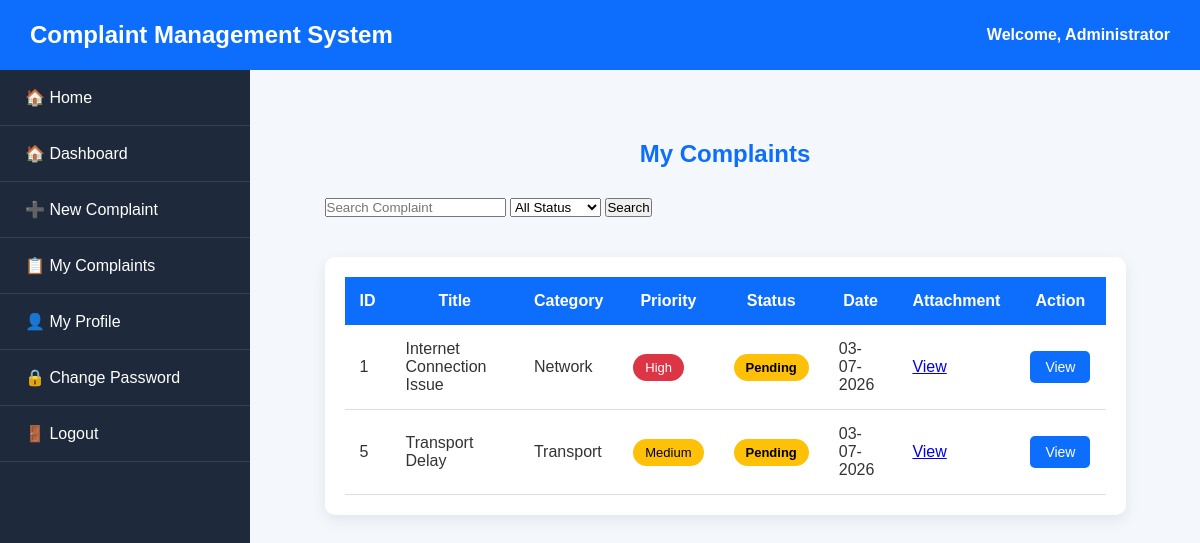
The app's page /user/my_complaints.php (signed in) with its own data.
### tables this page shows
CREATE TABLE complaints (

    id INT AUTO_INCREMENT PRIMARY KEY,

    user_id INT NOT NULL,

    title VARCHAR(255) NOT NULL,

    category VARCHAR(100) NOT NULL,

    priority ENUM('Low','Medium','High') DEFAULT 'Medium',

    description TEXT NOT NULL,

    attachment VARCHAR(255),

    status ENUM(
        'Pending',
        'In Progress',
        'Resolved',
        'Rejected'
    ) DEFAULT 'Pending',

    admin_remarks TEXT,

    created_at TIMESTAMP DEFAULT CURRENT_TIMESTAMP,

    updated_at TIMESTAMP DEFAULT CURRENT_TIMESTAMP
    ON UPDATE CURRENT_TIMESTAMP,

    FOREIGN KEY (user_id)
    REFERENCES users(id)
    ON DELETE CASCADE

);

### user/my_complaints.php (the view, shortened to what this page needs)
<?php
require_once "../db_connect.php";
$user_id = $_SESSION['user_id'];
$username = $_SESSION['full_name'];
$sql = "SELECT * FROM complaints WHERE user_id=? ORDER BY created_at DESC";
$stmt = $conn->prepare($sql);
$stmt->execute([$user_id]);
$complaints = $stmt->fetchAll(PDO::FETCH_ASSOC);
?>
<!DOCTYPE html>
<html lang="en">
<head>
<link rel="stylesheet" href="../assets/dashboard.css">
<link rel="stylesheet" href="../assets/complaint.css">
<link rel="stylesheet" href="../assets/responsive.css">
</head>
<body>
<div class="header">
    <h2>Complaint Management System</h2>
   <div class="profile">
    Welcome, <?php echo htmlspecialchars($username); ?>
</div>
</div>
<div class="sidebar">
    <ul>
<li><a href="../index.php">🏠 Home</a></li>
        <li><a href="dashboard.php">🏠 Dashboard</a></li>
        <li><a href="create_complaint.php">➕ New Complaint</a></li>
        <li><a href="my_complaints.php">📋 My Complaints</a></li>
        <li><a href="profile.php">👤 My Profile</a></li>
        <li><a href="change_password.php">🔒 Change Password</a></li>
        <li><a href="../logout.php">🚪 Logout</a></li>
    </ul>
</div>
<div class="main-content">
    <div class="container">
        <h2 class="page-title">My Complaints</h2>
        <form action="" method="GET" class="filter-box">
            <input
                type="text"
                name="search"
                placeholder="Search Complaint">
            <select name="status">
                <option value="">All Status</option>
            </select>
            <button type="submit">
                Search
            </button>
        </form>
        <div class="table-container">
<table>
<tr>
<th>ID</th>
<th>Title</th>
<th>Category</th>
<th>Priority</th>
<th>Status</th>
<th>Date</th>
<th>Attachment</th>
<th>Action</th>
</tr>
<?php
if(count($complaints)>0)
{
foreach($complaints as $row)
{
?>
<tr>
<td><?php echo $row['id']; ?></td>
<td><?php echo htmlspecialchars($row['title']); ?></td>
<td><?php echo htmlspecialchars($row['category']); ?></td>
<td>
<?php
if($row['priority']=="High")
{
echo "<span class='priority-high'>High</span>";
}
elseif($row['priority']=="Medium")
{
echo "<span class='priority-medium'>Medium</span>";
}
else
{
echo "<span class='priority-low'>Low</span>";
}
?>
</td>
<td>
<?php
if($row['status']=="Pending")
{
echo "<span class='status-pending'>Pending</span>";
}
elseif($row['status']=="In Progress")
{
echo "<span class='status-progress'>In Progress</span>";
}
elseif($row['status']=="Resolved")
{
echo "<span class='status-resolved'>Resolved</span>";
}
else
{
echo "<span class='status-rejected'>Rejected</span>";
}
?>
</td>
<td>
<?php echo date("d-m-Y",strtotime($row['created_at'])); ?>
</td>
<td>
<?php
if($row['attachment']!="")
{
?>
<a href="../uploads/<?php echo $row['attachment']; ?>" target="_blank">
View
</a>
<?php
}
else
{
echo "-";
}
?>
</td>
<td>
<a href="complaint_details.php?id=<?php echo $row['id']; ?>" class="btn btn-view">
View
</a>
</td>
</tr>
<?php
}
}
?>
</table>
</div>
    </div>
</div>
</body>
</html>

### assets/dashboard.css (style rules this page uses)
* { margin:0; padding:0; box-sizing:border-box; font-family:Arial, Helvetica, sans-serif; }
body { background:#f4f7fc; }
.header { width:100%; height:70px; background:#0d6efd; color:#fff; display:flex; justify-content:space-between; align-items:center; padding:0 30px; position:fixed; top:0; left:0; z-index:1000; }
.header h2 { font-size:24px; }
.profile { font-weight:bold; }
.sidebar { width:250px; height:100vh; background:#1e293b; position:fixed; top:70px; left:0; overflow:auto; }
.sidebar ul { list-style:none; }
.sidebar ul li { border-bottom:1px solid rgba(255,255,255,.1); }
.sidebar ul li a { display:block; padding:18px 25px; color:#fff; text-decoration:none; transition:.3s; }
.main-content { margin-left:250px; margin-top:70px; padding:30px; }
.table-container { margin-top:40px; background:#fff; padding:20px; border-radius:10px; box-shadow:0 5px 15px rgba(0,0,0,.08); overflow-x:auto; }
table { width:100%; border-collapse:collapse; }
table th { background:#0d6efd; color:#fff; padding:15px; }
table td { padding:15px; border-bottom:1px solid #ddd; }
.btn { display:inline-block; padding:10px 18px; border-radius:5px; text-decoration:none; color:#fff; font-size:14px; }

### assets/complaint.css (style rules this page uses)
* { margin:0; padding:0; box-sizing:border-box; font-family:Arial, Helvetica, sans-serif; }
body { background:#f4f7fc; color:#333; }
.container { width:90%; max-width:1000px; margin:40px auto; }
.page-title { text-align:center; color:#0d6efd; margin-bottom:30px; }
.table-container { margin-top:40px; background:#fff; padding:20px; border-radius:10px; box-shadow:0 5px 15px rgba(0,0,0,.08); overflow-x:auto; }
table { width:100%; border-collapse:collapse; }
table th { background:#0d6efd; color:#fff; padding:15px; }
table td { padding:15px; border-bottom:1px solid #ddd; }
.status-pending { background:#ffc107; color:#000; padding:6px 12px; border-radius:20px; font-size:13px; font-weight:bold; }
.priority-medium { background:#ffc107; color:#000; padding:6px 12px; border-radius:20px; font-size:13px; }
.priority-high { background:#dc3545; color:#fff; padding:6px 12px; border-radius:20px; font-size:13px; }
.btn { display:inline-block; padding:8px 15px; border-radius:5px; text-decoration:none; color:#fff; font-size:14px; }
.btn-view { background:#0d6efd; }

### records on screen
complaints: id "1", title "Internet Connection Issue", category "Network", priority "High", status "Pending", created_at "03-07-2026"
complaints: id "5", title "Transport Delay", category "Transport", priority "Medium", status "Pending", created_at "03-07-2026"

### other values on screen
$username "Administrator"
